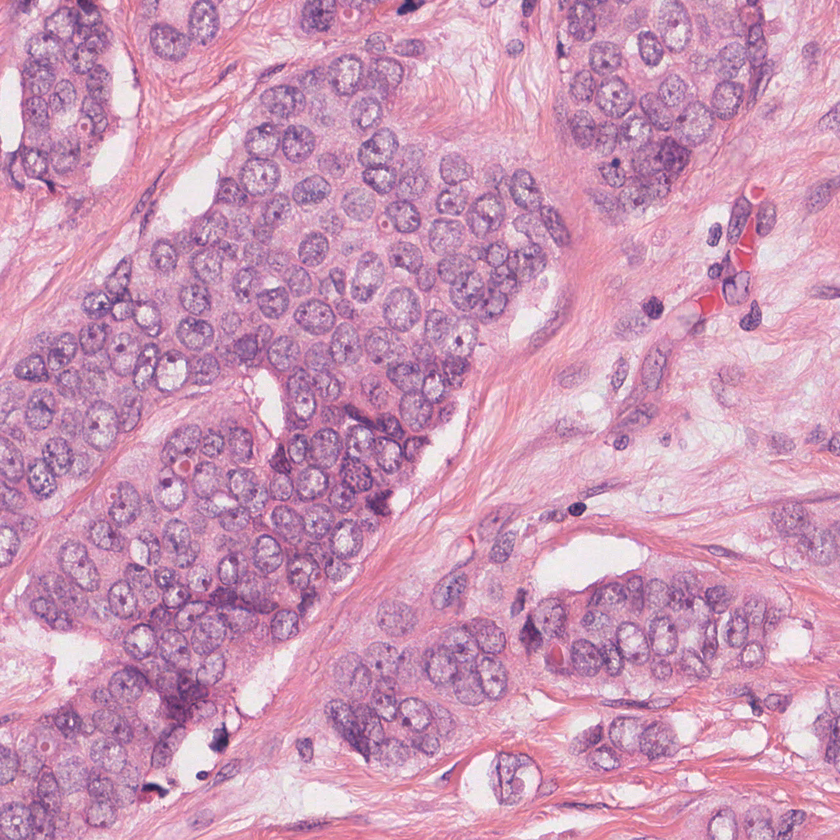
%> input picture example1.tif, 840 x 840 px, shrunk from 1024 x 1024 before the run
$ octave test.m   (GNU Octave 9; MATLAB toolbox functions it lacks are replaced by stand-ins)
%> lines starting %> are read from the running program, lines starting %| are printed output that depends on the picture
### normalizeStaining.m
function [Inorm, H, E] = normalizeStaining(I, Io, beta, alpha, HERef, maxCRef)
% Normalize the staining appearance of images originating from H&E stained
% sections.
%
% Example use:
% See test.m.
%
% Input:
% I         - RGB input image;
% Io        - (optional) transmitted light intensity (default: 240);
% beta      - (optional) OD threshold for transparent pixels (default: 0.15);
% alpha     - (optional) tolerance for the pseudo-min and pseudo-max (default: 1);
% HERef     - (optional) reference H&E OD matrix (default value is defined);
% maxCRef   - (optional) reference maximum stain concentrations for H&E (default value is defined);
%
% Output:
% Inorm     - normalized image;
% H         - (optional) hematoxylin image;
% E         - (optional)eosin image;
%
% References:
% A method for normalizing histology slides for quantitative analysis. M.
% Macenko et al., ISBI 2009
%
% Efficient nucleus detector in histopathology images. J.P. Vink et al., J
% Microscopy, 2013
%
% Copyright (c) 2013, Mitko Veta
% Image Sciences Institute
% University Medical Center
% Utrecht, The Netherlands
%
% See the license.txt file for copying permission.
%

% transmitted light intensity
if ~exist('Io', 'var') || isempty(Io)
    Io = 240;
end

% OD threshold for transparent pixels
if ~exist('beta', 'var') || isempty(beta)
    beta = 0.15;
end

% tolerance for the pseudo-min and pseudo-max
if ~exist('alpha', 'var') || isempty(alpha)
    alpha = 1;
end

% reference H&E OD matrix
if ~exist('HERef', 'var') || isempty(HERef)
    HERef = [
        0.5626    0.2159
        0.7201    0.8012
        0.4062    0.5581
        ];
end

% reference maximum stain concentrations for H&E
if ~exist('maxCRef)', 'var') || isempty(maxCRef)
    maxCRef = [
        1.9705
        1.0308
        ];
end

h = size(I,1);
w = size(I,2);

I = double(I);

I = reshape(I, [], 3);

% calculate optical density
OD = -log((I+1)/Io);

% remove transparent pixels
ODhat = OD(~any(OD < beta, 2), :);

% calculate eigenvectors
[V, ~] = eig(cov(ODhat));

% project on the plane spanned by the eigenvectors corresponding to the two
% largest eigenvalues
That = ODhat*V(:,2:3);

% find the min and max vectors and project back to OD space
phi = atan2(That(:,2), That(:,1));

minPhi = prctile(phi, alpha);
maxPhi = prctile(phi, 100-alpha);

vMin = V(:,2:3)*[cos(minPhi); sin(minPhi)];
vMax = V(:,2:3)*[cos(maxPhi); sin(maxPhi)];

% a heuristic to make the vector corresponding to hematoxylin first and the
% one corresponding to eosin second
if vMin(1) > vMax(1)
    HE = [vMin vMax];
else
    HE = [vMax vMin];
end

% rows correspond to channels (RGB), columns to OD values
Y = reshape(OD, [], 3)';

% determine concentrations of the individual stains
C = HE \ Y;

% normalize stain concentrations
maxC = prctile(C, 99, 2);

C = bsxfun(@rdivide, C, maxC);
C = bsxfun(@times, C, maxCRef);

% recreate the image using reference mixing matrix
Inorm = Io*exp(-HERef * C);
Inorm = reshape(Inorm', h, w, 3);
Inorm = uint8(Inorm);

if nargout > 1
    H = Io*exp(-HERef(:,1) * C(1,:));
    H = reshape(H', h, w, 3);
    H = uint8(H);
end

if nargout > 2
    E = Io*exp(-HERef(:,2) * C(2,:));
    E = reshape(E', h, w, 3);
    E = uint8(E);
end

end

### test.m
I1 = imread('example1.tif');
%> I1 is the input picture: size 840x840x3 uint8; mean R, G, B 203.9, 151.8, 184.1
I2 = imread('example2.tif');
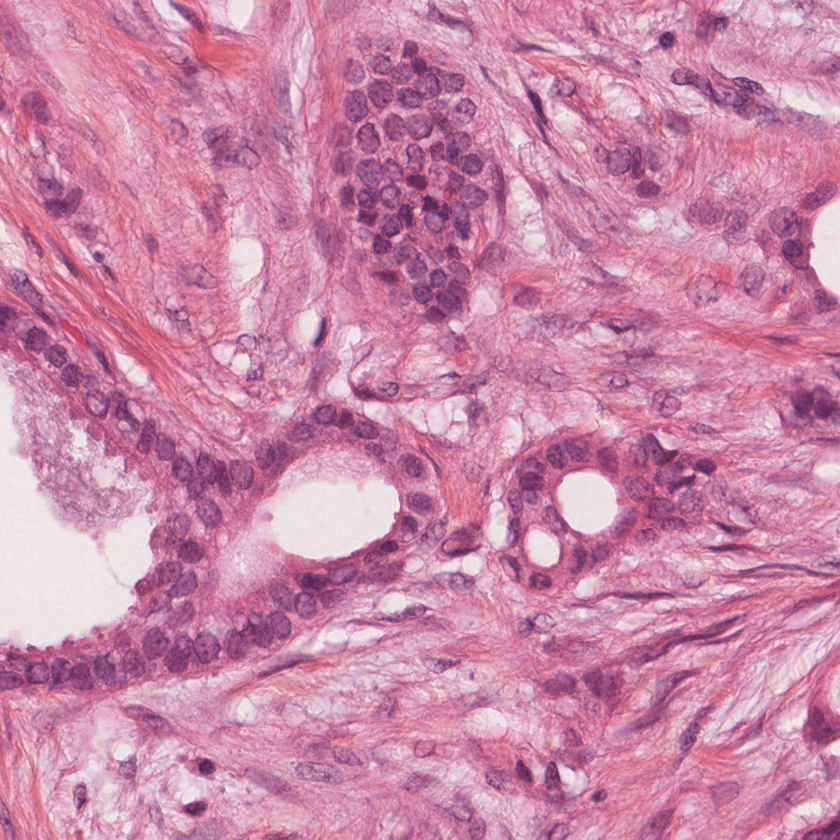
%> input picture example2.tif, 840 x 840 px, shrunk from 1024 x 1024 before the run
%> I2 is the input picture: size 840x840x3 uint8; mean R, G, B 201.9, 136.6, 168.7

[Inorm1 H1 E1] = normalizeStaining(I1);
%> in normalizeStaining, `[V, ~] = eig(cov(ODhat));`: V = [-0.295 0.794 0.531; 0.589 -0.286 0.756; -0.752 -0.536 0.383]
%> in normalizeStaining, `minPhi = prctile(phi, alpha);`: minPhi = 1.56
%> in normalizeStaining, `maxPhi = prctile(phi, 100-alpha);`: maxPhi = 1.94
%> in normalizeStaining, `vMin = V(:,2:3)*[cos(minPhi); sin(minPhi)];`: vMin = [0.541; 0.752; 0.377]
%> in normalizeStaining, `vMax = V(:,2:3)*[cos(maxPhi); sin(maxPhi)];`: vMax = [0.208; 0.808; 0.551]
%> in normalizeStaining, `HE = [vMin vMax];`: HE = [0.541 0.208; 0.752 0.808; 0.377 0.551]
%> in normalizeStaining, `maxC = prctile(C, 99, 2);`: maxC = [1.19; 0.933]
%> in normalizeStaining, `E = uint8(E);`:
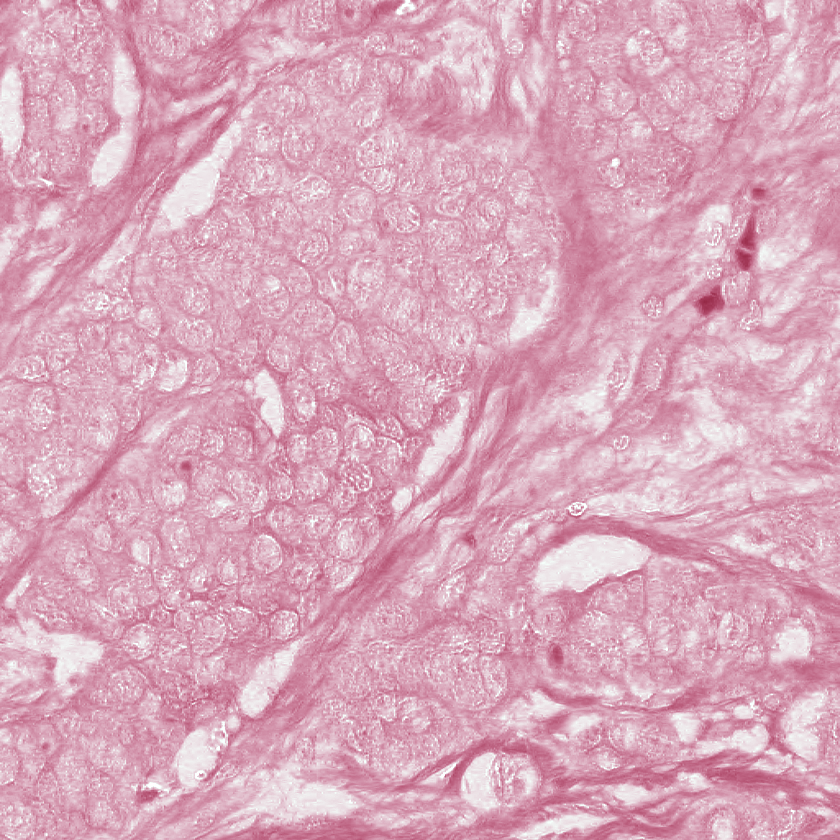
%> E: size 840x840x3 uint8; mean R, G, B 217.8, 169.2, 187.5; mean of the top-left, top-right, bottom-left and bottom-right quarters 192.8, 191.6, 190.4, 191.1
[Inorm2 H2 E2] = normalizeStaining(I2);
%> in normalizeStaining (call 2), `[V, ~] = eig(cov(ODhat));`: V = [-0.366 0.808 0.462; 0.606 -0.17 0.777; -0.707 -0.564 0.427]
%> in normalizeStaining (call 2), `maxPhi = prctile(phi, 100-alpha);`: maxPhi = 1.9
%> in normalizeStaining (call 2), `vMin = V(:,2:3)*[cos(minPhi); sin(minPhi)];`: vMin = [0.469; 0.776; 0.422]
%> in normalizeStaining (call 2), `vMax = V(:,2:3)*[cos(maxPhi); sin(maxPhi)];`: vMax = [0.178; 0.791; 0.586]
%> in normalizeStaining (call 2), `HE = [vMin vMax];`: HE = [0.469 0.178; 0.776 0.791; 0.422 0.586]
%> in normalizeStaining (call 2), `maxC = prctile(C, 99, 2);`: maxC = [1.52; 1.12]
%> in normalizeStaining (call 2), `Inorm = reshape(Inorm', h, w, 3);`:
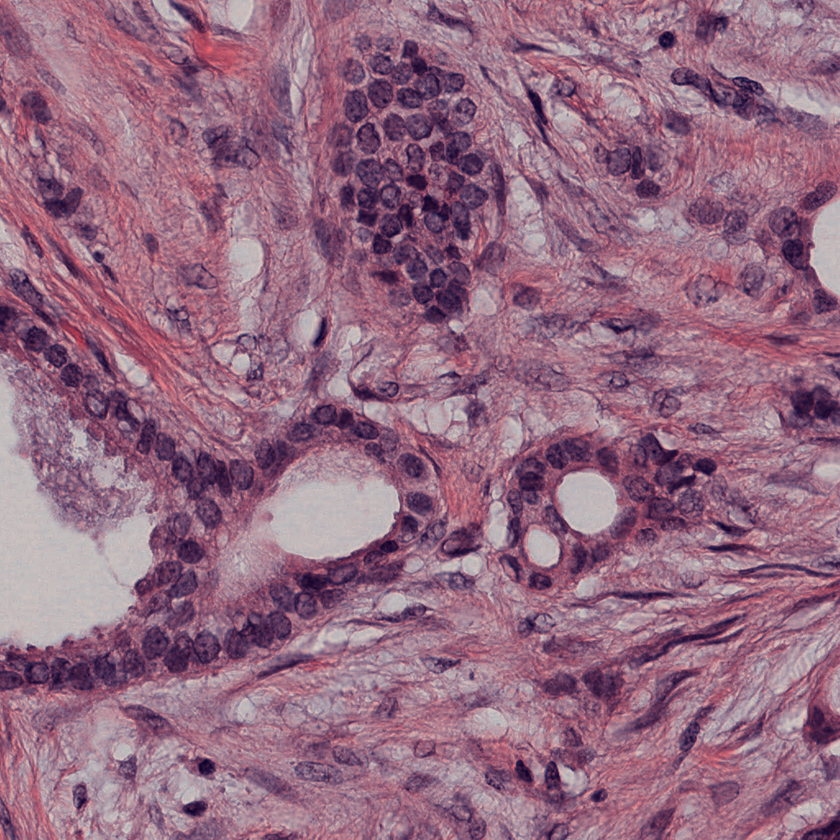
%> Inorm: size 840x840x3 double; mean R, G, B 189.7, 141.4, 167.6; drawn with min black and max white
%> in normalizeStaining (call 2), `H = uint8(H);`:
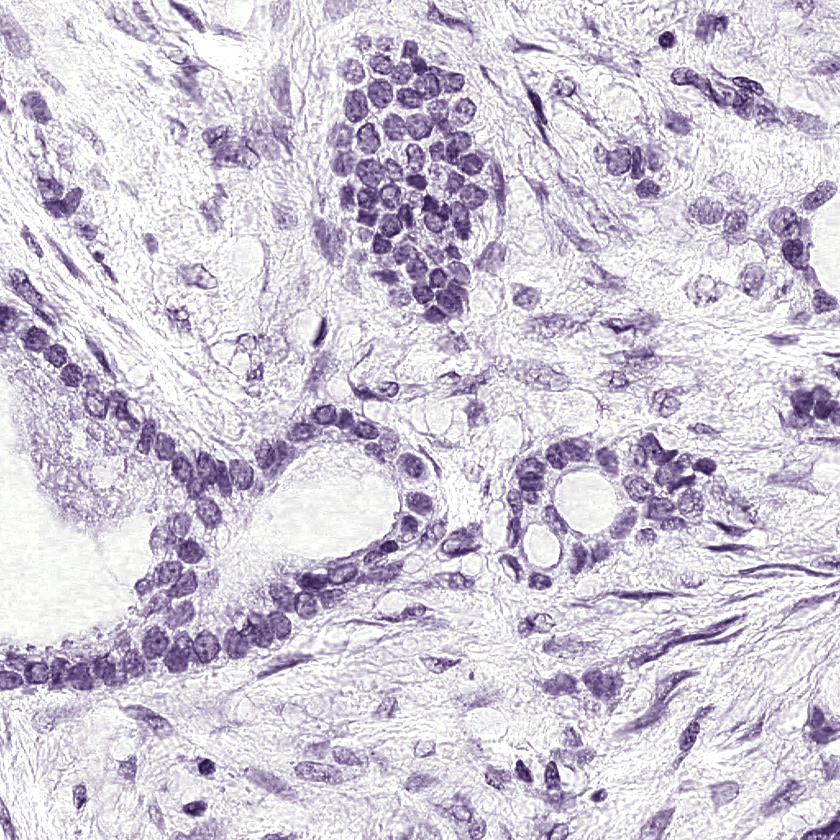
%> H: size 840x840x3 uint8; mean R, G, B 207.8, 200.7, 215.6
%> in normalizeStaining (call 2), `E = reshape(E', h, w, 3);`:
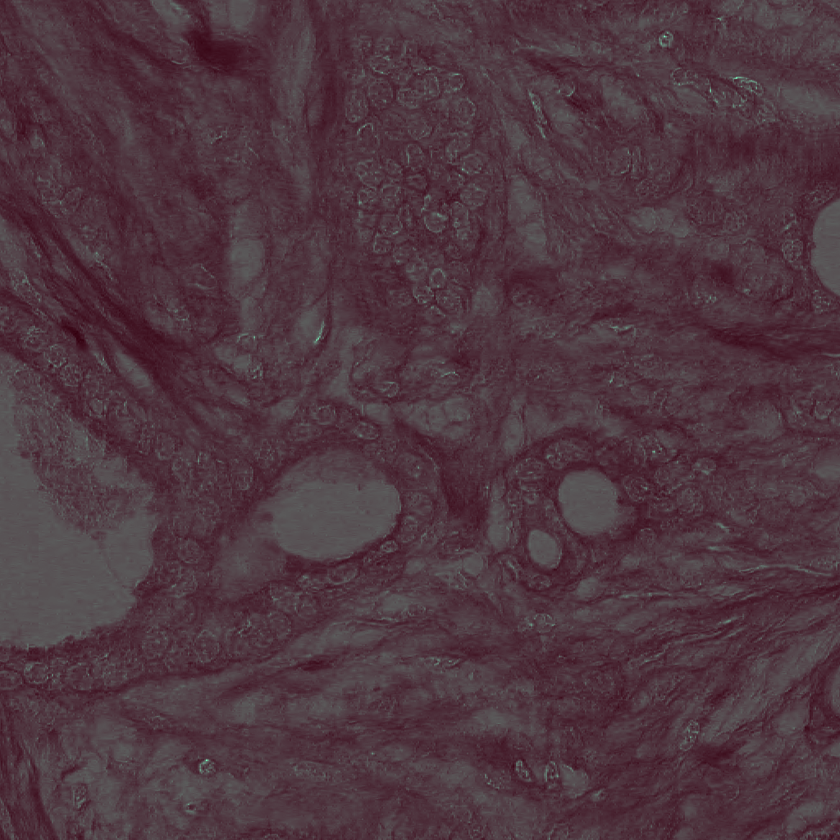
%> E: size 840x840x3 double; mean R, G, B 217.2, 167.8, 186.4; drawn with min black and max white
%> in normalizeStaining (call 2), `E = uint8(E);`:
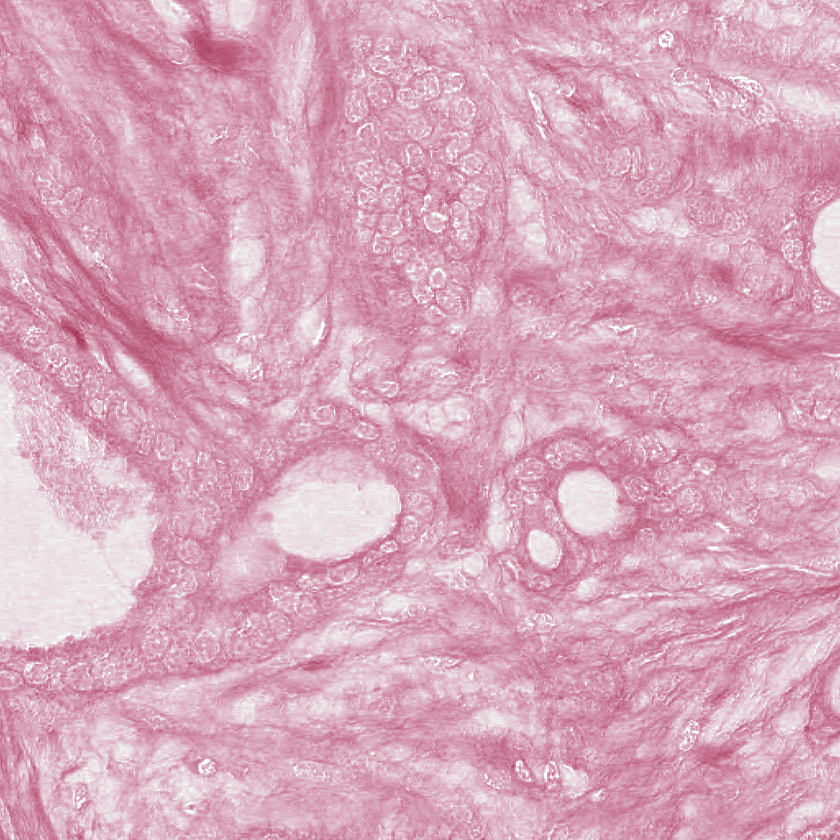
%> E: size 840x840x3 uint8; mean R, G, B 217.2, 167.7, 186.4

figure('Name', 'Original image 1'), imshow(I1, []);
figure('Name', 'Normalized image 1'), imshow(Inorm1, []);

figure('Name', 'Original image 2'), imshow(I2, []);
figure('Name', 'Normalized image 2'), imshow(Inorm2, []);
